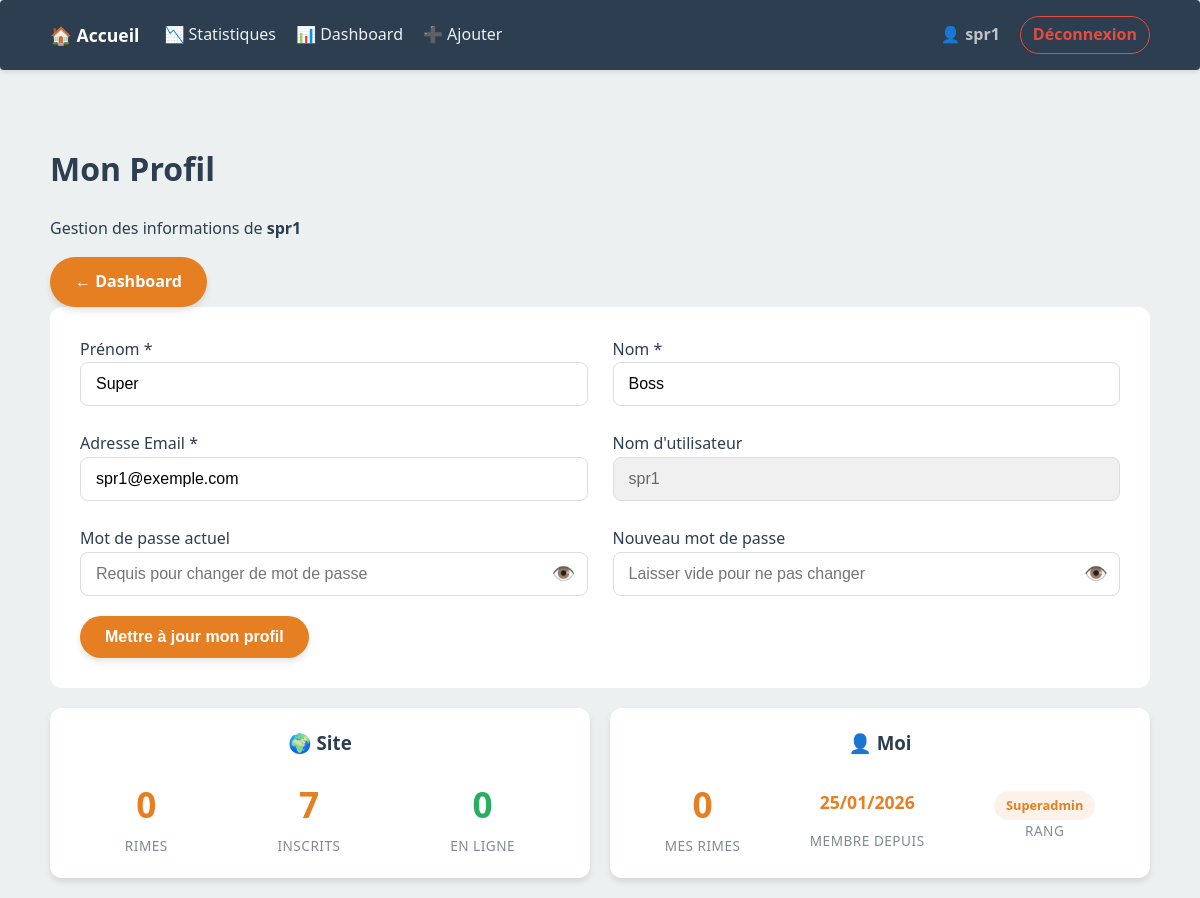
/profile.php (signed in), run on the app's committed database.
### tables this page shows
CREATE TABLE users (id INTEGER PRIMARY KEY AUTOINCREMENT, username TEXT NOT NULL UNIQUE, password TEXT NOT NULL, role TEXT NOT NULL DEFAULT 'user', prenom TEXT, nom TEXT, email TEXT UNIQUE, created_at DATETIME, updated_at DATETIME, last_seen DATETIME, is_active INTEGER DEFAULT 0);

### src/Auth.php (called while the page is built, shortened)
<?php
class Auth {
    public static function getUserId() {
        return $_SESSION['user_id'] ?? null;
    }
}

### src/AdminEngine.php (called while the page is built, shortened)
<?php
class AdminEngine {
    private $pdo;
    public function __construct($pdo) {
        $this->pdo = $pdo;
    }
    public function getUserById($id) {
        $stmt = $this->pdo->prepare("SELECT * FROM users WHERE id = ?");
        $stmt->execute([$id]);
        return $stmt->fetch(PDO::FETCH_ASSOC);
    }
}

### public/profile.php (the view, shortened to what this page needs)
<?php
require_once __DIR__ . '/../src/AdminEngine.php';
require_once __DIR__ . '/../src/Auth.php';
$engine = new RhymeEngine();
$db = $engine->getPDO();
$admin = new AdminEngine($db);
$userId = Auth::getUserId();
$user = $admin->getUserById($userId);
$totalRimesPerso = $db->prepare("SELECT COUNT(*) FROM rimes WHERE auteur_id = ?");
$totalRimesPerso->execute([$userId]);
$countPerso = $totalRimesPerso->fetchColumn();
$totalRimesGlobal = $db->query("SELECT COUNT(*) FROM rimes")->fetchColumn();
$totalUsers = $db->query("SELECT COUNT(*) FROM users")->fetchColumn();
$onlineUsers = $db->query("SELECT COUNT(*) FROM users WHERE last_seen > datetime('now', '-5 minutes')")->fetchColumn();
?>
<!DOCTYPE html>
<html lang="fr">
<head>
    <link rel="stylesheet" href="css/style.css">
</head>
<body>
    <?php include __DIR__ . '/../src/views/navbar.php'; ?>
    <div class="container">
        <header class="admin-header">
            <div>
                <h1>Mon Profil</h1>
                <p>Gestion des informations de <strong><?= htmlspecialchars($user['username']) ?></strong></p>
            </div>
            <a href="admin.php" class="btn-primary">← Dashboard</a>
        </header>
        <form method="POST" id="profileForm" class="admin-form shadow-box" style="background:white; padding:30px; border-radius:12px;">
            <div class="admin-grid" style="margin-bottom: 20px;">
                <div class="form-group">
                    <label>Prénom *</label>
                    <input type="text" name="prenom" value="<?= htmlspecialchars($user['prenom'] ?? '') ?>" required>
                </div>
                <div class="form-group">
                    <label>Nom *</label>
                    <input type="text" name="nom" value="<?= htmlspecialchars($user['nom'] ?? '') ?>" required>
                </div>
                <div class="form-group">
                    <label>Adresse Email *</label>
                    <input type="email" name="email" value="<?= htmlspecialchars($user['email'] ?? '') ?>" required>
                </div>
                <div class="form-group">
                    <label>Nom d'utilisateur</label>
                    <input type="text" class="readonly-field" value="<?= htmlspecialchars($user['username']) ?>" readonly>
                </div>
                <div class="form-group">
                    <label>Mot de passe actuel</label>
                    <div class="password-wrapper">
                        <input type="password" name="current_password" id="current_password" placeholder="Requis pour changer de mot de passe">
                        <span class="toggle-eye" onclick="togglePass('current_password', this)">👁️</span>
                    </div>
                </div>
                <div class="form-group">
                    <label>Nouveau mot de passe</label>
                    <div class="password-wrapper">
                        <input type="password" name="new_password" id="new_password" placeholder="Laisser vide pour ne pas changer">
                        <span class="toggle-eye" onclick="togglePass('new_password', this)">👁️</span>
                    </div>
                </div>
            </div>
            <button type="button" class="btn-submit btn-full" onclick="openConfirmModal()">Mettre à jour mon profil</button>
        </form>
        <div class="stats-container">
            <div class="stat-box">
                <h3 style="margin-top:0; color:var(--primary-color);">🌍 Site</h3>
                <div style="display:flex; justify-content: space-around; margin-top:15px;">
                    <div><span class="stat-number"><?= $totalRimesGlobal ?></span><span class="stat-label">Rimes</span></div>
                    <div><span class="stat-number"><?= $totalUsers ?></span><span class="stat-label">Inscrits</span></div>
                    <div><span class="stat-number" style="color:var(--success-color)"><?= $onlineUsers ?></span><span class="stat-label">En ligne</span></div>
                </div>
            </div>
            <div class="stat-box">
                <h3 style="margin-top:0; color:var(--primary-color);">👤 Moi</h3>
                <div style="display:flex; justify-content: space-around; margin-top:15px;">
                    <div><span class="stat-number"><?= $countPerso ?></span><span class="stat-label">Mes rimes</span></div>
                    <div><span class="stat-number" style="font-size:1.1rem; padding: 12px 0;"><?= date('d/m/Y', strtotime($user['created_at'])) ?></span><span class="stat-label">Membre depuis</span></div>
                    <div><span class="badge" style="margin-top:15px;"><?= ucfirst($user['role']) ?></span><span class="stat-label" style="display:block;">Rang</span></div>
                </div>
            </div>
        </div>
    </div>
</body>
</html>

### public/css/style.css (style rules this page uses)
:root { --primary-color: #2c3e50; --accent-color: #e67e22; --bg-color: #ecf0f1; --white: #ffffff; --border-color: #dcdde1; --text-muted: #7f8c8d; --success-color: #27ae60; --error-color: #e74c3c; --shadow: 0 4px 6px rgba(0, 0, 0, 0.1); --transition: all 0.3s ease; }
body { font-family: 'Segoe UI', Tahoma, Geneva, Verdana, sans-serif; background-color: var(--bg-color); color: var(--primary-color); margin: 0; line-height: 1.6; }
.container { max-width: 1100px; margin: 0 auto; padding: 20px; }
button, .btn-primary, .btn-add, .btn-pdf, .btn-submit { padding: 12px 25px; background: var(--accent-color); color: white; border: none; border-radius: 25px; cursor: pointer; font-weight: bold; box-shadow: var(--shadow); transition: var(--transition); text-decoration: none; display: inline-block; text-align: center; font-size: 1rem; }
.badge { background: #fdf2e9; color: var(--accent-color); padding: 4px 12px; border-radius: 20px; font-size: 0.8rem; font-weight: bold; display: inline-block; }
input[type="text"], input[type="password"], input[type="email"], select, textarea { width: 100%; padding: 12px 15px; border: 1px solid var(--border-color); border-radius: 8px; box-sizing: border-box; font-size: 1rem; background-color: var(--white); transition: border-color 0.2s; }
.admin-grid { display: grid; grid-template-columns: 1fr 1fr; gap: 25px; }

### public/profile.php (style rules this page uses)
.password-wrapper { position: relative; display: flex; align-items: center; }
.toggle-eye { position: absolute; right: 12px; cursor: pointer; font-size: 1.2rem; user-select: none; }
.readonly-field { background-color: #f0f0f0 !important; cursor: not-allowed; color: #666 !important; }
.stats-container { display: grid; grid-template-columns: 1fr 1fr; gap: 20px; margin-top: 20px; }
.stat-box { background: var(--white); padding: 20px; border-radius: 12px; box-shadow: var(--shadow); text-align: center; }
.stat-number { font-size: 2.2rem; font-weight: bold; color: var(--accent-color); display: block; }
.stat-label { font-size: 0.85rem; color: var(--text-muted); text-transform: uppercase; letter-spacing: 0.5px; }

### data on the page
users: username "spr1", prenom "Super", nom "Boss", email "spr1@exemple.com", created_at "25/01/2026", role "Superadmin"

### other printed values
$_SESSION['username'] "spr1"
$totalRimesGlobal "0"
$totalUsers "7"
$onlineUsers "0"
$countPerso "0"
